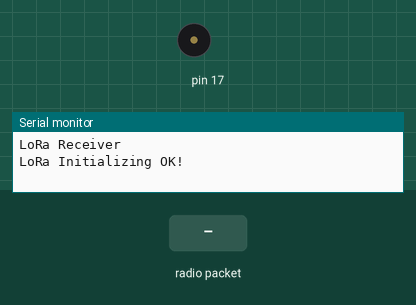
Recording of a sketch running on a simulated Arduino Mega 2560, built with avr-gcc and run on an emulated ATmega2560. Shown: buzzer (waves = sounding), the last lines printed to the serial monitor. The inputs (shaded band) are chosen by the test bench. No radio packets arrive unless stated.

Above: at 1.2 s.
1.3 s: radio packet "aye" arrives
At 2.3 s:
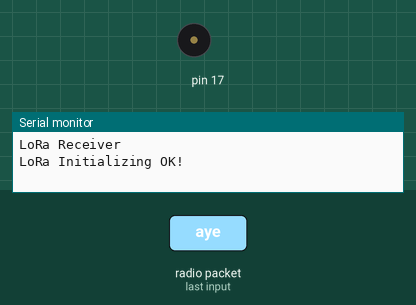
5.4 s: radio packet "1" arrives
At 6.6 s:
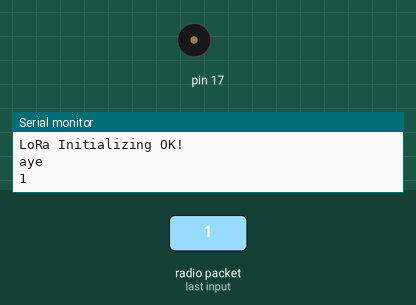
Timing chart, 0 to 8.4 s (numbered marks = the images above; inputs shaded):
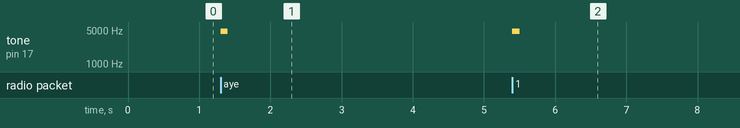

The sketch:

Modbus_Lora_Json.ino
```cpp
#include <SPI.h>
#include <LoRa.h>
#include <ArduinoJson.h>
#include <ModbusMaster.h>
#define baud 19200
#define timeout 100
#define polling 100
#define retry_count 10
#define ID_meter 1
ModbusMaster node;
//define the pins used by the transceiver module
#define ss 5
#define rst 15
#define dio0 4
// sck 18
// mosi 23
// miso 18
int incomingByte = 0;
// String kode_alat = "";
uint16_t Reg_addr[10];
uint16_t data[10];
DynamicJsonDocument doc(1024);
void setup() {
  //initialize Serial Monitor
  pinMode(17, OUTPUT);
  Serial.begin(baud);
  Serial2.begin(baud, SERIAL_8E1);
  while (!Serial)
    ;
  Serial.println("LoRa Receiver");

  //setup LoRa transceiver module
  LoRa.setPins(ss, rst, dio0);

  //replace the LoRa.begin(---E-) argument with your location's frequency
  //433E6 for Asia
  //866E6 for Europe
  //915E6 for North America
  while (!LoRa.begin(915E6)) {
    Serial.println(".");
    delay(500);
  }
  // Change sync word (0xF3) to match the receiver
  // The sync word assures you don't get LoRa messages from other LoRa transceivers
  // ranges from 0-0xFF
  LoRa.setSyncWord(0xF3);
  Serial.println("LoRa Initializing OK!");
  LoRa.setTxPower(20);  // Supported values are 2 to 20
  // LoRa.setSpreadingFactor(12);      // Supported values are between 6 and 12
  // LoRa.setSignalBandwidth(10.4E3);  // Supported values are 7.8E3, 10.4E3, 15.6E3, 20.8E3, 31.25E3, 41.7E3, 62.5E3, 125E3, 250E3, and 500E3.
  // LoRa.setCodingRate4(8);                // Supported values are between 5 and 8, these correspond to coding rates of 4/5 and 4/8
  LoRa.setGain(6);  // Supported values are between 0 and 6
}

void loop() {
  // try to parse packet
  int packetSize = LoRa.parsePacket();
  if (packetSize) {
    // received a packet
    //Serial.print("Received packet '");

    // read packet
    while (LoRa.available()) {
      tone(17, 4700);  // Send 1KHz sound signal...
      delay(100);      // ...for 1 sec
      noTone(17);      // Stop sound...
      String LoRaData = LoRa.readString();
      Serial.println(LoRaData);
      deserializeJson(doc, LoRaData);
      String kode_alat = doc["kode"];
      if (kode_alat == "aye") {
        Serial.println(kode_alat);
        int i = 0;
        while (doc["reg"][i]) {
          Reg_addr[i] = doc["reg"][i];
          doc["data"][i] = Read_Meter_float(ID_meter, Reg_addr[i] - 1);
          data[i] = doc["data"][i];
          Serial.print(Reg_addr[i]);
          Serial.print(" data: ");
          Serial.println(data[i]);
          i++;
        }
        LoRa.beginPacket();
        serializeJson(doc, LoRa);
        LoRa.endPacket();
      }
    }
  }

  if (Serial.available() > 0) {

    // String kirim = "{\"kode\":\"aye\",\"reg\":[3110,3028,3036,3026]}";
    // Serial.readString();
    String kirim = Serial.readString();
    LoRa.beginPacket();
    LoRa.print(kirim);
    LoRa.endPacket();
    Serial.print("kirim: ");
    Serial.println(kirim);

    // LoRa.
  }
}

float HexTofloat(uint32_t x) {
  return (*(float*)&x);
}

uint32_t FloatTohex(float x) {
  return (*(uint32_t*)&x);
}

float Read_Meter_float(char addr, uint16_t REG) {
  float i = 0;
  uint8_t result, j;

  uint16_t data[2];
  uint32_t value = 0;
  node.begin(ID_meter, Serial2);
  // node.preTransmission(preTransmission);
  // node.postTransmission(postTransmission);

  result = node.readHoldingRegisters(REG, 2);  ///< Modbus function 0x03 Read Holding Registers
  delay(500);
  if (result == node.ku8MBSuccess) {
    for (j = 0; j < 2; j++) {
      data[j] = (node.getResponseBuffer(j));
    }
    //uint16_t x = data[1]; // para o valor da frequência tenho que ler algo em torno de 426F xxxx;
    //uint16_t y = data[0];

    Serial.print(data[1], HEX);
    Serial.println(data[0], HEX);

    value = data[0];
    value = value << 16;
    value = value + data[1];
    i = HexTofloat(value);
    //Serial.println("Connect modbus Ok.");
    return i;
  } else {
    Serial.print("Connect modbus fail. REG >>> ");
    Serial.println(REG);  // Debug
    delay(1000);
    return 0;
  }
}
```

Measured:
- after the input at 1.3 s, tone on pin 17: silent → 4700 Hz at once, → silent 0.10 s later
- after the input at 5.4 s, tone on pin 17: silent → 4700 Hz at once, → silent 0.10 s later
